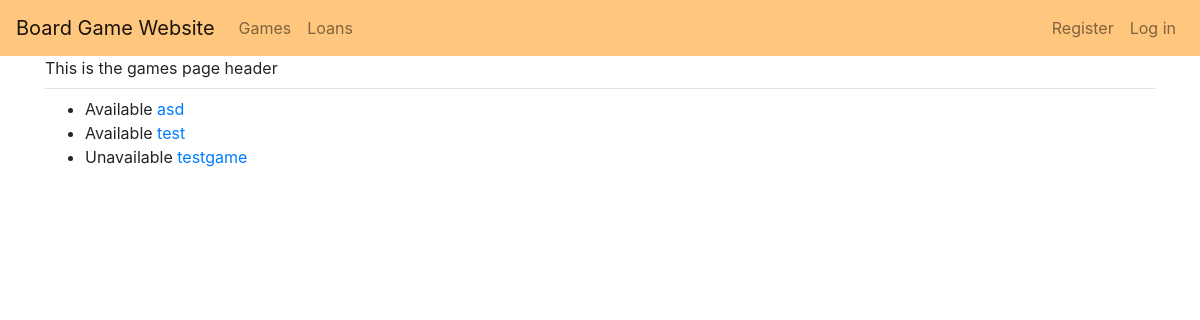
The page /games/ on the database as committed earlier.
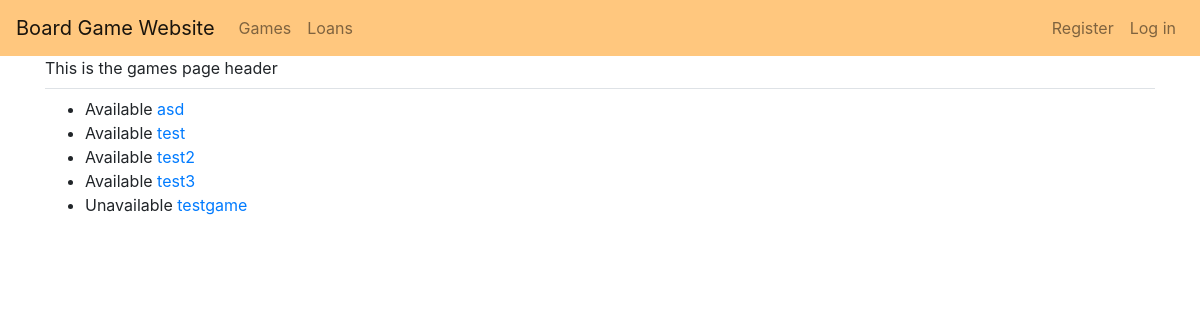
The same page on the database as committed later.
### board_games/models.py (models this page shows)
class BoardGame(models.Model):
    game = models.CharField(max_length=100)
    genre = models.CharField(max_length=200)
    year_published = models.IntegerField()
    owner = models.ForeignKey(User, on_delete=models.CASCADE)
    loaned = models.BooleanField(null=True)
    def __str__(self):
        return self.game

### board_games/views.py (the view)
# urls.py: path("games/", views.games, name="games"),
def games(request):
    games = BoardGame.objects.order_by("game")
    context = {"games": games}
    return render(request, "board_games/games.html", context)

### board_games/templates/board_games/games.html
{% extends 'board_games/base.html' %}
{% block page_header %}
This is the games page header
{% endblock page_header %}
{% block content %}
<ul>
    {% for game in games %}
    <li>
        {% if not game.loaned %}
        Available
        {% elif game.loaned %}
        Unavailable
        {% endif %}
        <a href={% url 'board_games:game_info' game.id %}>{{game}}</a>
    </li>
    {% empty %}
    <li>No games :(</li>
    {% endfor %}
</ul>
{% endblock content %}

Rows that differ between the two databases and show on the page:
added BoardGame: shows "Available", game "test2"
added BoardGame: shows "Available", game "test3"
